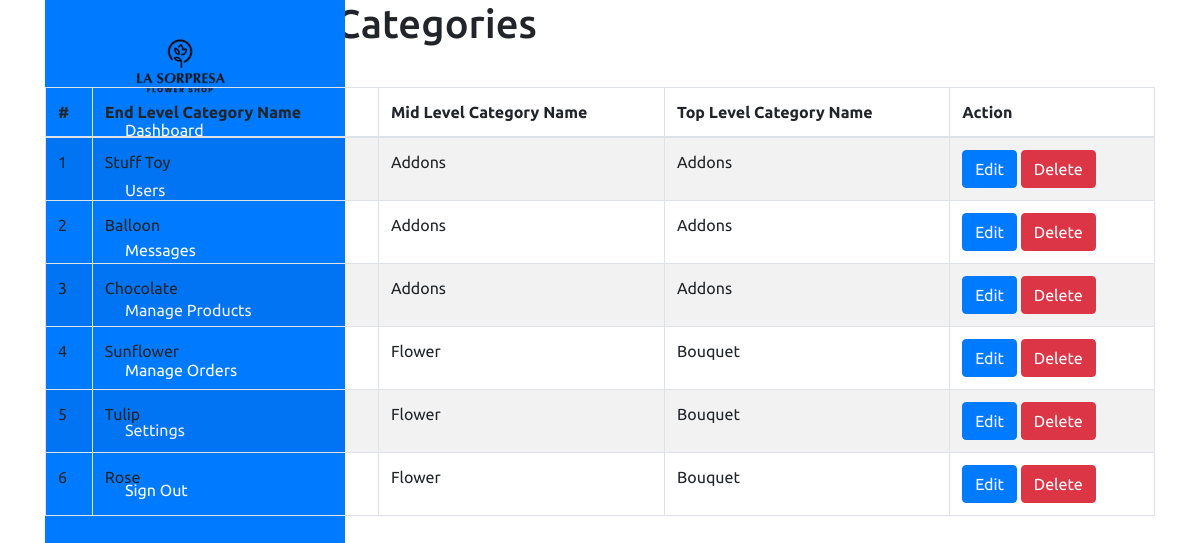
The page /admin/settings/endcategory.php on the database as committed earlier.
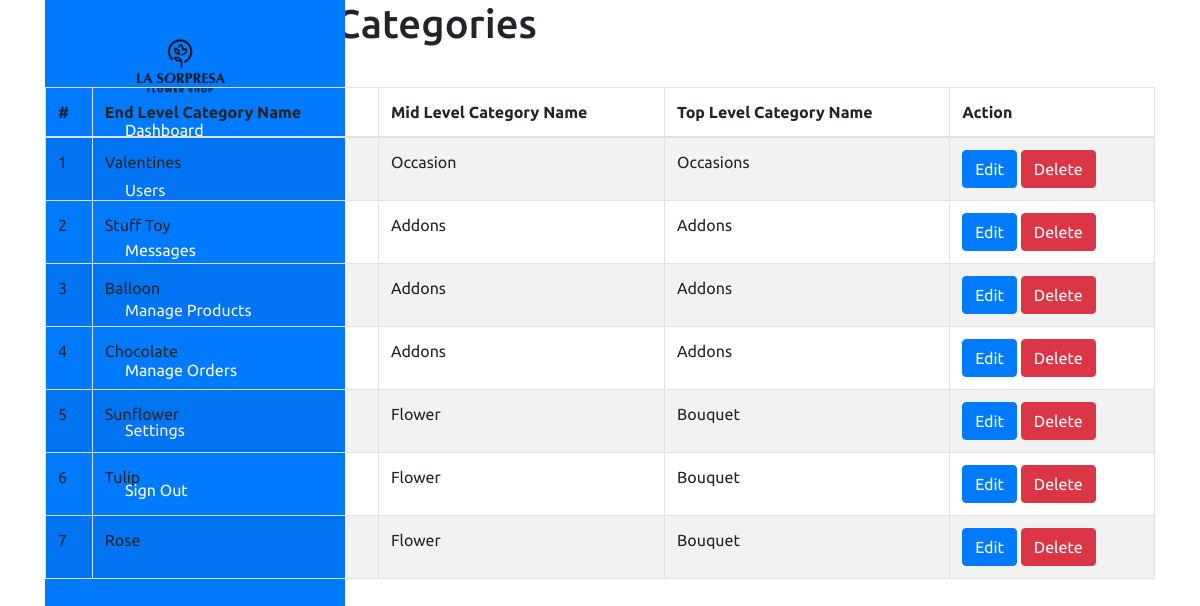
The same page on the database as committed later.
### tables this page shows
CREATE TABLE `end_category` (
  `ecat_id` int(11) NOT NULL,
  `ecat_name` varchar(255) NOT NULL,
  `mcat_id` int(11) NOT NULL
);

CREATE TABLE `mid_category` (
  `mcat_id` int(11) NOT NULL,
  `mcat_name` varchar(255) NOT NULL,
  `tcat_id` int(11) NOT NULL
);

CREATE TABLE `top_category` (
  `tcat_id` int(11) NOT NULL,
  `tcat_name` varchar(255) NOT NULL,
  `show_on_menu` int(1) NOT NULL
);

### admin/settings/endcategory.php (the view, shortened to what this page needs)
<?php require_once('../header.php'); ?>
<body>
    <div class="container">
        <div class="navigation">
            <ul>
                <li>
                    <a href="#">
                        <div class="logo-container">
                            <img src="../images/logo.png" alt="Logo" class="logo" />
                        </div>
                        <span class="title"></span>
                    </a>
                </li>
                <li>
                    <a href="../dashboard.php">
                        <span class="icon">
                        </span>
                        <span class="title">Dashboard</span>
                    </a>
                </li>
                <li>
                    <a href="../users.php">
                        <span class="icon">
                        </span>
                        <span class="title">Users</span>
                    </a>
                </li>
                <li>
                    <a href="#">
                        <span class="icon">
                        </span>
                        <span class="title">Messages</span>
                    </a>
                </li>
                <li>
                    <a href="../product/product.php">
                        <span class="icon">
                        </span>
                        <span class="title">Manage Products</span>
                    </a>
                </li>
                <li>
                    <a href="#">
                        <span class="icon">
                        </span>
                        <span class="title">Manage Orders</span>
                    </a>
                </li>
                <li>
                    <a href="../settings.php">
                        <span class="icon">
                        </span>
                        <span class="title">Settings</span>
                    </a>
                </li>
                <li>
                    <a href="../logout.php">
                        <span class="icon">
                        </span>
                        <span class="title">Sign Out</span>
                    </a>
                </li>
            </ul>
        </div>
<section class="content-header">
	<div class="content-header-left">
		<h1>View End Level Categories</h1>
	</div>
	<div class="content-header-right">
		<a href="endcategory-add.php" class="btn btn-primary btn-sm">Add New</a>
	</div>
</section>
<section class="content">
  <div class="row">
    <div class="col-md-12">
      <div class="box box-info">
        <div class="box-body table-responsive">
          <table id="example1" class="table table-bordered table-hover table-striped">
			<thead>
			    <tr>
			        <th>#</th>
			        <th>End Level Category Name</th>
                    <th>Mid Level Category Name</th>
                    <th>Top Level Category Name</th>
			        <th>Action</th>
			    </tr>
			</thead>
            <tbody>
            	<?php
            	$i=0;
            	$statement = $pdo->prepare("SELECT *
                                    FROM end_category t1
                                    JOIN mid_category t2
                                    ON t1.mcat_id = t2.mcat_id
                                    JOIN top_category t3
                                    ON t2.tcat_id = t3.tcat_id
                                    ORDER BY t1.ecat_id DESC
                                    ");
            	$statement->execute();
            	$result = $statement->fetchAll(PDO::FETCH_ASSOC);
            	foreach ($result as $row) {
            		$i++;
            		?>
					<tr>
	                    <td><?php echo $i; ?></td>
	                    <td><?php echo $row['ecat_name']; ?></td>
                        <td><?php echo $row['mcat_name']; ?></td>
                        <td><?php echo $row['tcat_name']; ?></td>
	                    <td>
	                        <a href="endcategory-edit.php?id=<?php echo $row['ecat_id']; ?>" class="btn btn-primary btn-xs">Edit</a>
	                        <a href="#" class="btn btn-danger btn-xs" data-href="endcategory-delete.php?id=<?php echo $row['ecat_id']; ?>" data-toggle="modal" data-target="#confirm-delete">Delete</a>
	                    </td>
	                </tr>
            		<?php
            	}
            	?>
            </tbody>
          </table>
        </div>
      </div>
</section>

### admin/header.php (shortened to what this page needs)
<!DOCTYPE html>
<html lang="en">
<head>
    <link rel="stylesheet" href="../css/style.css">
    <link href="https://stackpath.bootstrapcdn.com/bootstrap/4.5.2/css/bootstrap.min.css" rel="stylesheet">
    <link href="https://cdn.jsdelivr.net/npm/select2@4.0.13/dist/css/select2.min.css" rel="stylesheet" />
</head>

### css/style.css (style rules this page uses)
* { font-family: "Ubuntu", sans-serif; margin: 0; padding: 0; box-sizing: border-box; }
:root { --blue: #dd91ad; --white: #e9e9e9; --gray: #f5f5f5; --black1: #222; --black2: #999; }
body { min-height: 100vh; overflow-x: hidden; }
.container { position: relative; width: 100%; }
.navigation { position: fixed; width: 300px; height: 100%; background: var(--blue); border-left: 10px solid var(--blue); transition: 0.5s; overflow: hidden; }
.navigation ul { position: absolute; top: 0; left: 0; width: 100%; }
.logo-container { position: absolute; top: 20px; left: 50%; transform: translateX(-70%); z-index: 10; }
.logo { width: 100px; }
.navigation ul li { position: relative; width: 100%; list-style: none; border-top-left-radius: 30px; border-bottom-left-radius: 30px; }
.navigation ul li:nth-child(1) { margin-bottom: 40px; pointer-events: none; }
.navigation ul li a { position: relative; display: block; width: 100%; display: flex; text-decoration: none; color: var(--white); }
.navigation ul li a .icon { position: relative; display: block; min-width: 60px; height: 60px; line-height: 75px; text-align: center; }
.navigation ul li a .title { position: relative; display: block; padding: 0 10px; height: 60px; line-height: 60px; text-align: start; white-space: nowrap; }

Rows that differ between the two databases and show on the page:
added end_category: ecat_name "Valentines", mcat.mcat_name "Occasion", top_category.tcat_name "Occasions"
